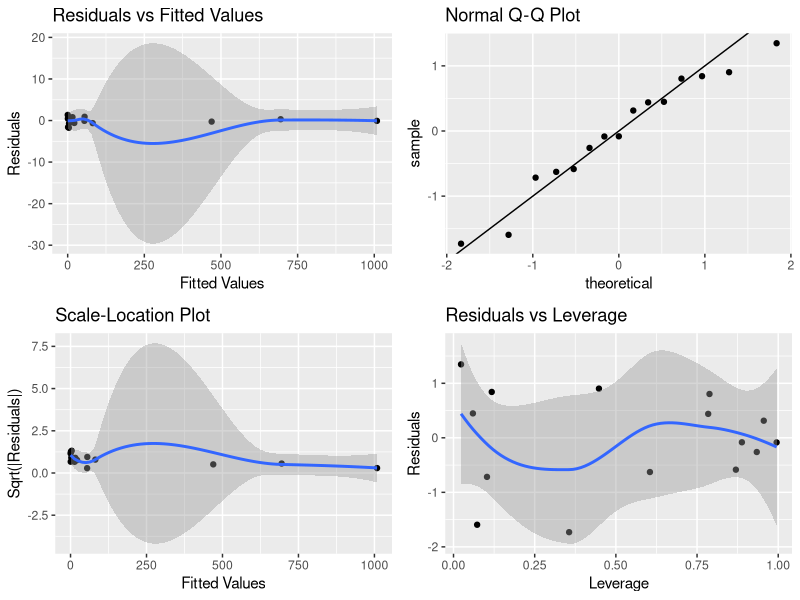

Here is the R script that generated this plot:
## ---- chunk 1



data_m<-c(1, 1, 1, 15, 0, 3, 19, 54, 
                 4, 19, 62, 464, 76, 703, 1006)

#**** Coefficients: Indicator variables for the 4 Lists ******
# LA: Local Authority
# NGO: Non Governmental Organization
# PF: Police Force
# GO: Governmental Organization

LA<- c(rep(1,8),rep(0,7))
NGO<- c(rep(1,4),rep(0,4),rep(1,4),rep(0,3))
PF<-c(rep(c(1,0,1,0),3),c(1,0,1))
GO<-c(rep(c(1,1,0,0),3),c(1,1,0))

df<-data.frame(cbind(data_m,LA,NGO,PF,GO))
#***** 1.  Initial model ***********

## ---- chunk 2
#**** 2. Model with interaction terms: using all interaction terms *****

model <- glm(data_m~LA+NGO+PF+GO+(LA+NGO+PF+GO)^2, family=poisson(link="log"))

summary(model)

# Estimate of the total population size
exp(summary(model)$coefficients[1,1])+sum(data_m)

# Confidence Interval for unobserved population
# Explain: 'beta_0 + 1.96*std' is used to calculate a 95% confidence interval for a linear regression coefficient when the distribution of the errors is assumed to be normal. For a Poisson GLM model, the assumption of normality does not hold, the standard error of the estimated coefficients depends on the value of the response variable and is not constant. We use 'confint' function which takes into account the non-constant variance of the response variable. It performs better than 'beta_0 + 1.96*std'.

cat('\nThe 95% confidence interval for the unobserved population is ',
'(',    
suppressMessages(exp(confint(model , level = 0.95))[1,1]),
',',
suppressMessages(exp(confint(model , level = 0.95))[1,2]),
')')

## ---- chunk 3
#**** 3. Model with interaction terms: Adding terms based on AIC ****

step_model<-step(model)
summary(step_model)
## ---- chunk 4
#**** 4. Correlations btwn variables as a criterion to choose interactions ****
# Looking at correlations between variables 
#install.packages("psych")
library(psych)

  one<-which(df$LA==0 & df$NGO==0)
  two<-which(df$LA==1&df$NGO==0)
  three<-which(df$LA==0&df$NGO==1)
  four<-which(df$LA==1&df$NGO==1)
  
  pair<-matrix(c(sum(df$data_m[one]), sum(df$data_m[two]), 
                 sum(df$data_m[three]), sum(df$data_m[four])), nrow=2)
  
  tetrachoric(pair)
## ---- chunk 5
#**** 5. Goodness of fit for selected model ****
## ---- chunk 6
#**** 6. Checking model assumptions ****
library(ggplot2)
library(gridExtra)


# Plot 1: Residuals vs Fitted Values
res_fitted <- ggplot(data = step_model, aes(x = fitted(step_model), y = residuals(step_model))) + 
  geom_point() + 
  geom_smooth(method = "loess") + 
  labs(title = "Residuals vs Fitted Values", x = "Fitted Values", y = "Residuals")

# Plot 2: Normal Q-Q Plot
qq_plot <-ggplot(data = step_model, aes(sample = residuals(step_model))) +   geom_qq() + 
  geom_abline(slope = 1, intercept = 0) + 
  labs(title = "Normal Q-Q Plot")

# Plot 3: Scale-Location Plot
sca_loca <- ggplot(data = step_model, aes(x = fitted(step_model), y = sqrt(abs(residuals(step_model))))) + 
  geom_point() + 
  geom_smooth(method = "loess") + 
  labs(title = "Scale-Location Plot", x = "Fitted Values", y = "Sqrt(|Residuals|)")

# Plot 4: Residuals vs Leverage
res_leve <- ggplot(data = step_model, aes(x = hatvalues(step_model), y = residuals(step_model))) + 
  geom_point() + 
  geom_smooth(method = "loess") + 
  labs(title = "Residuals vs Leverage", x = "Leverage", y = "Residuals")

grid.arrange(res_fitted , qq_plot, sca_loca, res_leve,
             ncol = 2,
             nrow = 2)
